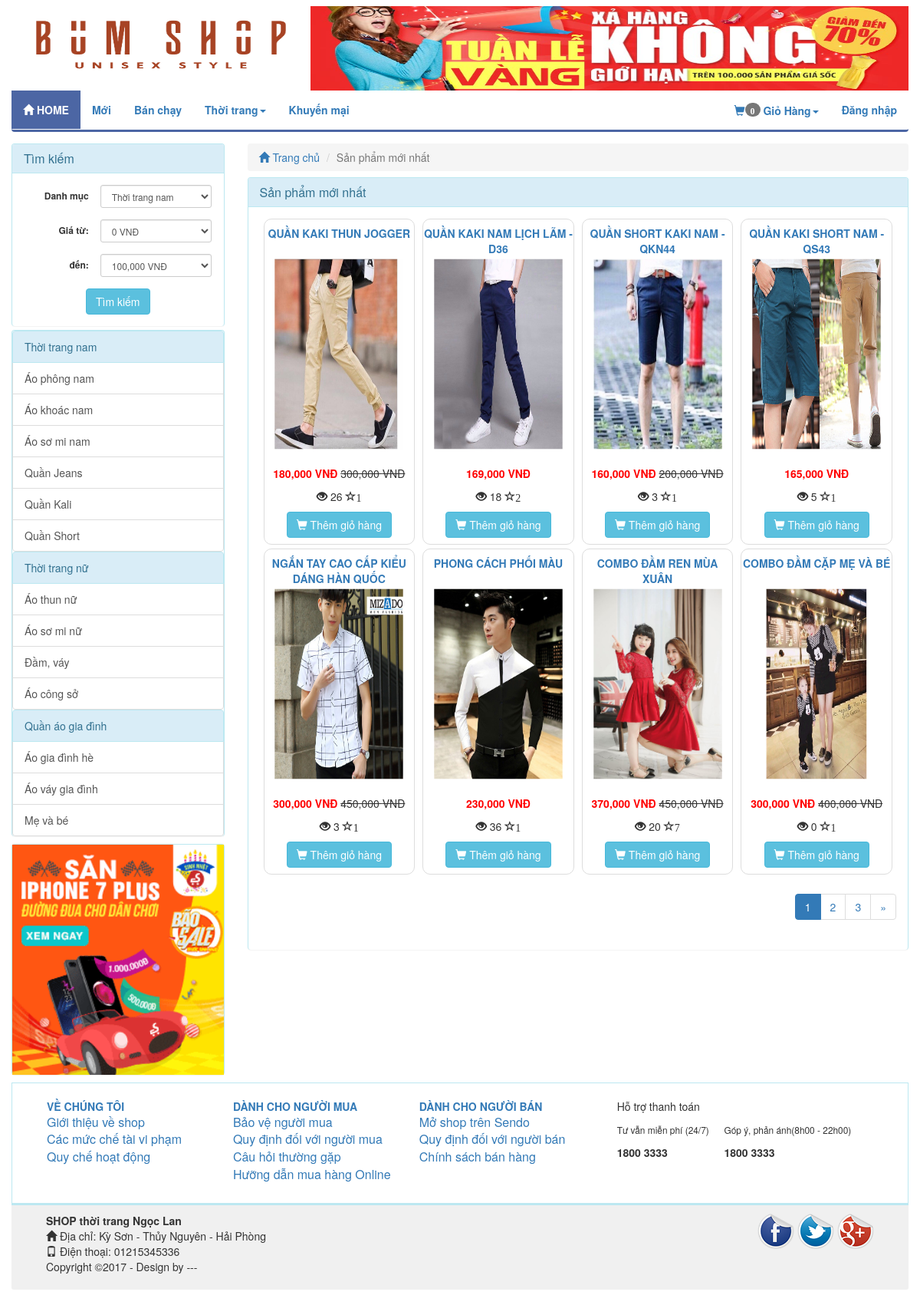
The app's page /index.php/product/news with its own data.
### tables this page shows
CREATE TABLE `catalog` (
  `id` int(11) NOT NULL,
  `name` varchar(100) NOT NULL,
  `description` varchar(255) DEFAULT NULL,
  `parent_id` int(11) NOT NULL,
  `sort_order` tinyint(4) NOT NULL,
  `created` datetime NOT NULL
);

CREATE TABLE `product` (
  `id` int(255) NOT NULL,
  `catalog_id` int(11) NOT NULL,
  `name` varchar(255) NOT NULL,
  `content` text NOT NULL,
  `price` decimal(15,2) NOT NULL DEFAULT 0.00,
  `discount` int(11) DEFAULT 0,
  `image_link` varchar(100) NOT NULL,
  `image_list` text NOT NULL,
  `view` int(11) NOT NULL DEFAULT 0,
  `buyed` int(255) NOT NULL,
  `rate_total` int(255) NOT NULL DEFAULT 4,
  `rate_count` int(255) NOT NULL DEFAULT 1,
  `created` int(11) NOT NULL
);

### application/controllers/Product.php (called while the page is built, shortened)
<?php
class Product extends MY_Controller {
	public function __construct()
	{
		parent::__construct();
		$this->load->model('product_model');
		$this->load->model('catalog_model');
	}
	public function news()
	{
		$input = array();
		$input['order'] = array('id','DESC');
		$this->load->library('pagination');
		$base_url = base_url('product/news');
		$total =20;
		$per = 8;
		$uri = 3;
		$config = pagination($base_url,$total,$per,$uri);
		$segment = $this->uri->segment(3);
		$segment = intval($segment);
		$input['limit'] = array($config['per_page'],$segment);
		$product_list = $this->product_model->get_list($input);
		$this->data['product_list'] = $product_list;
		$this->data['temp']='site/product/new';
		$this->load->view('site/layoutsub',$this->data);
	}
}

### index.php (called while the page is built, shortened)
<?php
require_once BASEPATH.'core/CodeIgniter.php';

### application/core/MY_Controller.php (called while the page is built, shortened)
<?php
class MY_Controller extends CI_Controller {
	function __construct()
	{
		$controller = $this->uri->segment(1);
		switch ($controller) {
			default:
				$input = array();
				$input['where'] = array('parent_id' => '1');
				$input['order'] = array('sort_order', 'ASC');
				$catalog = $this->catalog_model->get_list($input);
				foreach ($catalog as $value) {
					$input= array();
					$input['where'] = array('parent_id' => $value->id);
					$input['order'] = array('sort_order', 'ASC');
					$sub = $this->catalog_model->get_list($input);
					$value->sub=$sub;
				}
				break;
		}
	}
}

### application/core/MY_Model.php (called while the page is built, shortened)
<?php if ( ! defined('BASEPATH')) exit('No direct script access allowed');
class MY_Model extends CI_Model {
    var $table = '';
    var $key = 'id';
    var $order = '';
    function get_list($input = array())
    {
        $query = $this->db->get($this->table);
        return $query->result();
    }
    protected function get_list_set_input($input = array())
    {
        if ((isset($input['where'])) && $input['where'])
        {
            $this->db->where($input['where']);
        }
        if (isset($input['order'][0]) && isset($input['order'][1]))
        {
            $this->db->order_by($input['order'][0], $input['order'][1]);
        }
        else
        {
            $order = ($this->order == '') ? array($this->table.'.'.$this->key, 'desc') : $this->order;
            $this->db->order_by($order[0], $order[1]);
        }
        if (isset($input['limit'][0]) && isset($input['limit'][1]))
        {
            $this->db->limit($input['limit'][0], $input['limit'][1]);
        }
    }
}
?>

### application/views/site/product/new.php (the view)
<div class="col-xs-12 col-sm-9 col-md-9 col-lg-9 clearpaddingr">
	<div class="col-xs-12 col-sm-12 col-md-12 col-lg-12 clearpadding">
		<ol class="breadcrumb">
		  <li><a href="<?php echo base_url(); ?>"><span class="glyphicon glyphicon-home" aria-hidden="true"></span> Trang chủ</a></li>
		  <li class="active">Sản phẩm mới nhất</li>
		</ol>
		<div class="panel panel-info">
		  <div class="panel-heading">
		    <h3 class="panel-title">Sản phẩm mới nhất</h3>
		  </div>
		  <div class="panel-body">
		  	<div class="col-xs-12 col-sm-12 col-md-12 col-lg-12 clearpadding">
		  		<?php foreach ($product_list as $value) {
		  			$name = covert_vi_to_en($value->name);
	  				$name = strtolower($name);
	  				 ?>
					<div class="col-xs-12 col-sm-6 col-md-3 col-lg-3 re-padding">
			  			<div class="product_item">
			  				<p class="product_name" ><a href="<?php echo base_url($name.'-p'.$value->id); ?>" ><?php echo $value->name; ?></a></p>
			  				<div class="product-image">
			  					<a href="<?php echo base_url($name.'-p'.$value->id); ?>"><img src="<?php echo base_url(); ?>upload/product/<?php echo $value->image_link; ?>" alt="" class=""></a>
			  				</div>
			  				<?php if ($value->discount>0) {
			  					$new_price = $value->price - $value->discount; ?>
			  					<p><span class='price text-right'><?php echo number_format($new_price); ?> VNĐ</span> <del class="product-discount"><?php echo number_format($value->price); ?> VNĐ</del></p>
			  				<?php }else{ ?>
								<p><span class='price text-right'><?php echo number_format($value->price); ?> VNĐ</span></p>
			  				<?php	} ?>
							<p><span class="glyphicon glyphicon-eye-open" aria-hidden="true" title="Số lượt xem"></span> <?php echo $value->view; ?> <span class="glyphicon glyphicon-star-empty" aria-hidden="true" title="Số lượng đặt mua"><?php echo $value->buyed; ?></p>
							<a href="<?php echo base_url('cart/add/'.$value->id); ?>"><button class='btn btn-info'><span class="glyphicon glyphicon-shopping-cart" aria-hidden="true"></span> Thêm giỏ hàng</button></a>
			  			</div>
					</div>
				<?php } ?>
		  	</div>
			 <?php echo $this->pagination->create_links(); ?>
		  </div>
		</div>
	</div>
</div>

### application/views/site/sidebar.php (shortened to what this page needs)
<?php
	$catalog_id = isset($catalog_id)?$catalog_id:NULL;
	$price_from = isset($price_from)?$price_from:NULL;
	$price_to = isset($price_to)?$price_to:NULL;
 ?>
<div class="col-xs-12 col-sm-3 col-md-3 col-lg-3 clearpaddingl">
	<div class="panel panel-info" style="margin-bottom: 5px;">
		<div class="panel-heading">
		    <h3 class="panel-title">Tìm kiếm</h3>
		</div>
	    <div class="panel-body">
	  	    <form class="form-horizontal text-center" method="post" action="<?php echo base_url('product/search'); ?>">
				<div class="form-group form-group-sm">
					<label class="col-sm-5 clearpaddingl control-label" for="formGroupInputSmall">Danh mục</label>
					<div class="col-sm-7" style="padding-left: 0px">
				    	<select class="form-control" name="catalog_id">
				    		<?php foreach ($catalog as $value) { ?>
							  	<option value="<?php echo $value->id; ?>" style='font-weight: bold' <?php if($value->id==$catalog_id) echo 'selected'; ?>><?php echo $value->name; ?></option>
								 </div>
							  	<?php } ?>
				    </div>
				</div>
				<div class="form-group form-group-sm">
					<label class="col-sm-5 control-label" for="formGroupInputSmall">Giá từ:</label>
					<div class="col-sm-7" style="padding-left: 0px">
				    	<select class="form-control" name="price_from">
				    	<?php for ($i=0; $i < 1400000; $i = $i + 100000) { ?>
				    		<option value="<?php echo $i ?>" <?php if($i==$price_from) echo 'selected'; ?>><?php echo number_format($i); ?> VNĐ</option>
				    	<?php } ?>
						</select>
				    </div>
				</div>
				<div class="form-group form-group-sm">
					<label class="col-sm-5 control-label" for="formGroupInputSmall">đến:</label>
					<div class="col-sm-7" style="padding-left: 0px">
				    	<select class="form-control" name="price_to">
				    	<?php for ($i=100000; $i < 1500000; $i = $i + 100000) { ?>
				    		<option value="<?php echo $i ?>" <?php if($i==$price_to) echo 'selected'; ?>><?php echo number_format($i); ?> VNĐ</option>
				    	<?php } ?>
						</select>
				    </div>
				</div>
				<button class="btn btn-info" type="submit" name='submit'>Tìm kiếm</button>
	    </div>
	</div>
	<div class="panel panel-info">
	  <div class="panel-body" style="padding:0px">
	  	<div class="list-group">
	  	<?php foreach ($catalog as $value)
	  	{
	  		$name = covert_vi_to_en($value->name);
	  		$name = strtolower($name);
	  	?>
	  	<div class="list-group">
	  		<a href="<?php echo base_url($name.'-c'.$value->id); ?>" class="list-group-item active">
		    <?php echo $value->name; ?>
		  	</a>
		  <?php foreach ($value->sub as $val) {
		  	$namesub = covert_vi_to_en($val->name);
	  		$namesub = strtolower($namesub);
	  		?>
		  	<a href="<?php echo base_url($namesub.'-c'.$val->id); ?>" class="list-group-item"><?php echo $val->name; ?></a>
		  <?php } ?>
		 </div>
	  	<?php } ?>
	    </div>
	  </div>
	</div>
	<div class="panel panel-info" style="margin-top:10px;margin-bottom:10px;">
	  <div class="panel-body" style="padding:0px;">
	  	<img style="width: 100%" src="<?php echo base_url('upload/qc.gif'); ?>" alt="">
	  </div>
	</div>
</div>

### public/site/css/style.css (style rules this page uses)
.clearpadding { padding-left: 0px; padding-right: 0px; }
.clearpaddingl { padding-left: 0px; }
.clearpaddingr { padding-right: 0px; }
.re-padding { padding-right: 5px; padding-left: 5px; }
.panel { margin-bottom: 0px; border-bottom:none; }
.product_item { border: 1px solid #DDDDDD; border-radius: 10px; text-align: center; padding-top: 8px; padding-bottom: 8px; margin-bottom: 5px; }
.product_name { max-height: 20px; text-transform: uppercase; font-size: 14px; color: #337ab7; font-weight: bold; }
.price { color: red; font-weight: bold; }
.product-image { margin-top:8px; margin-bottom:8px; }
.product-image img { width: 95%; height: 275px; -webkit-transform:scale(0.9); -moz-transform:scale(0.9); -o-transform:scale(0.9); transition: all .4s ease; -webkit-transition: all .4s ease; -moz-transition: all .4s ease; -o-transition: all .4s ease; }
.breadcrumb { margin-bottom: 8px; }
.list-group { margin-bottom: 0px; }
.list-group-item.active, .list-group-item.active:hover, .list-group-item.active:focus { color: #31708f; background-color: #d9edf7; border-color: #bce8f1; }

### records on screen
catalog: name "Thời trang nam"
catalog: name "Áo phông nam"
catalog: name "Áo khoác nam"
catalog: name "Áo sơ mi nam"
catalog: name "Quần Jeans"
catalog: name "Quần Kali"
catalog: name "Quần Short"
catalog: name "Thời trang nữ"
catalog: name "Áo thun nữ"
catalog: name "Áo sơ mi nữ"
catalog: name "Đầm, váy"
catalog: name "Áo công sở"
catalog: name "Quần áo gia đình"
catalog: name "Áo gia đình hè"
catalog: name "Áo váy gia đình"
catalog: name "Mẹ và bé"
product: name "QUẦN KAKI THUN JOGGER", image_link (picture), new_price "180,000", price "300,000", view "26", buyed "1"
product: name "QUẦN KAKI NAM LỊCH LÃM - D36", image_link (picture), price "169,000", view "18", buyed "2"
product: name "QUẦN SHORT KAKI NAM - QKN44", image_link (picture), new_price "160,000", price "200,000", view "3", buyed "1"
product: name "QUẦN KAKI SHORT NAM - QS43", image_link (picture), price "165,000", view "5", buyed "1"
product: name "NGẮN TAY CAO CẤP KIỂU DÁNG HÀN QUỐC", image_link (picture), new_price "300,000", price "450,000", view "3", buyed "1"
product: name "PHONG CÁCH PHỐI MÀU", image_link (picture), price "230,000", view "36", buyed "1"
product: name "COMBO ĐẦM REN MÙA XUÂN", image_link (picture), new_price "370,000", price "450,000", view "20", buyed "7"
product: name "COMBO ĐẦM CẶP MẸ VÀ BÉ", image_link (picture), new_price "300,000", price "400,000", view "0", buyed "1"

### other values on screen
$total_items "0"
$this->pagination->create_links() "1 2 3 »"
form field catalog_id "Thời trang nam"
form field price_from "0 VNĐ"
form field price_to "100,000 VNĐ"
